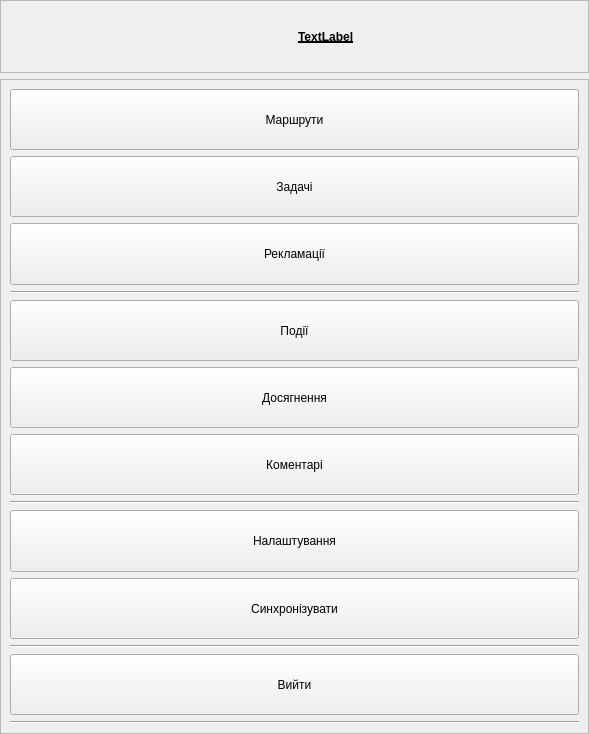
<?xml version="1.0" encoding="UTF-8"?>
<ui version="4.0">
 <class>MainMenu</class>
 <widget class="QWidget" name="MainMenu">
  <property name="geometry">
   <rect>
    <x>0</x>
    <y>0</y>
    <width>589</width>
    <height>734</height>
   </rect>
  </property>
  <property name="windowTitle">
   <string>Form</string>
  </property>
  <layout class="QVBoxLayout" name="verticalLayout_2">
   <property name="spacing">
    <number>6</number>
   </property>
   <property name="leftMargin">
    <number>0</number>
   </property>
   <property name="topMargin">
    <number>0</number>
   </property>
   <property name="rightMargin">
    <number>0</number>
   </property>
   <property name="bottomMargin">
    <number>0</number>
   </property>
   <item>
    <widget class="QFrame" name="top_frame">
     <property name="sizePolicy">
      <sizepolicy hsizetype="Preferred" vsizetype="Preferred">
       <horstretch>0</horstretch>
       <verstretch>10</verstretch>
      </sizepolicy>
     </property>
     <property name="styleSheet">
      <string notr="true">/*background-color: rgb(0, 0, 127);*/
</string>
     </property>
     <property name="frameShape">
      <enum>QFrame::StyledPanel</enum>
     </property>
     <property name="frameShadow">
      <enum>QFrame::Raised</enum>
     </property>
     <layout class="QHBoxLayout" name="horizontalLayout">
      <item>
       <widget class="PixmapLabel" name="label">
        <property name="text">
         <string/>
        </property>
        <property name="pixmap">
         <pixmap resource="../../resources.qrc">:/pics/logo_3.png</pixmap>
        </property>
       </widget>
      </item>
      <item>
       <widget class="QLabel" name="AccountLabel">
        <property name="font">
         <font>
          <weight>75</weight>
          <bold>true</bold>
          <underline>true</underline>
         </font>
        </property>
        <property name="styleSheet">
         <string notr="true">/*color: rgb(255, 255, 255);
background-color: rgb(0, 0, 127);*/</string>
        </property>
        <property name="text">
         <string>TextLabel</string>
        </property>
       </widget>
      </item>
     </layout>
    </widget>
   </item>
   <item>
    <widget class="QFrame" name="menu_frame">
     <property name="sizePolicy">
      <sizepolicy hsizetype="Preferred" vsizetype="Preferred">
       <horstretch>0</horstretch>
       <verstretch>90</verstretch>
      </sizepolicy>
     </property>
     <property name="frameShape">
      <enum>QFrame::StyledPanel</enum>
     </property>
     <property name="frameShadow">
      <enum>QFrame::Raised</enum>
     </property>
     <layout class="QVBoxLayout" name="verticalLayout">
      <item>
       <widget class="QPushButton" name="routesBtn">
        <property name="sizePolicy">
         <sizepolicy hsizetype="Minimum" vsizetype="Preferred">
          <horstretch>0</horstretch>
          <verstretch>0</verstretch>
         </sizepolicy>
        </property>
        <property name="text">
         <string>Маршрути</string>
        </property>
        <property name="icon">
         <iconset resource="../../resources.qrc">
          <normaloff>:/pics/original/route_ico.png</normaloff>:/pics/original/route_ico.png</iconset>
        </property>
        <property name="iconSize">
         <size>
          <width>48</width>
          <height>48</height>
         </size>
        </property>
       </widget>
      </item>
      <item>
       <widget class="QPushButton" name="tasksBtn">
        <property name="sizePolicy">
         <sizepolicy hsizetype="Minimum" vsizetype="Preferred">
          <horstretch>0</horstretch>
          <verstretch>0</verstretch>
         </sizepolicy>
        </property>
        <property name="text">
         <string>Задачі</string>
        </property>
        <property name="icon">
         <iconset resource="../../resources.qrc">
          <normaloff>:/pics/original/task_ico.png</normaloff>:/pics/original/task_ico.png</iconset>
        </property>
        <property name="iconSize">
         <size>
          <width>48</width>
          <height>48</height>
         </size>
        </property>
        <property name="flat">
         <bool>false</bool>
        </property>
       </widget>
      </item>
      <item>
       <widget class="QPushButton" name="reclamationBtn">
        <property name="sizePolicy">
         <sizepolicy hsizetype="Minimum" vsizetype="Preferred">
          <horstretch>0</horstretch>
          <verstretch>0</verstretch>
         </sizepolicy>
        </property>
        <property name="text">
         <string>Рекламації</string>
        </property>
        <property name="icon">
         <iconset resource="../../resources.qrc">
          <normaloff>:/pics/original/bad_route_ico.png</normaloff>:/pics/original/bad_route_ico.png</iconset>
        </property>
        <property name="iconSize">
         <size>
          <width>48</width>
          <height>48</height>
         </size>
        </property>
       </widget>
      </item>
      <item>
       <widget class="Line" name="line">
        <property name="orientation">
         <enum>Qt::Horizontal</enum>
        </property>
       </widget>
      </item>
      <item>
       <widget class="QPushButton" name="eventsBtn">
        <property name="sizePolicy">
         <sizepolicy hsizetype="Minimum" vsizetype="Preferred">
          <horstretch>0</horstretch>
          <verstretch>0</verstretch>
         </sizepolicy>
        </property>
        <property name="text">
         <string>Події</string>
        </property>
        <property name="icon">
         <iconset resource="../../resources.qrc">
          <normaloff>:/pics/original/event_ico.png</normaloff>:/pics/original/event_ico.png</iconset>
        </property>
        <property name="iconSize">
         <size>
          <width>48</width>
          <height>48</height>
         </size>
        </property>
       </widget>
      </item>
      <item>
       <widget class="QPushButton" name="archivmentsBtn">
        <property name="enabled">
         <bool>true</bool>
        </property>
        <property name="sizePolicy">
         <sizepolicy hsizetype="Minimum" vsizetype="Preferred">
          <horstretch>0</horstretch>
          <verstretch>0</verstretch>
         </sizepolicy>
        </property>
        <property name="text">
         <string>Досягнення</string>
        </property>
        <property name="icon">
         <iconset resource="../../resources.qrc">
          <normaloff>:/pics/original/achievement_ico.png</normaloff>:/pics/original/achievement_ico.png</iconset>
        </property>
        <property name="iconSize">
         <size>
          <width>48</width>
          <height>48</height>
         </size>
        </property>
       </widget>
      </item>
      <item>
       <widget class="QPushButton" name="commentsBtn">
        <property name="sizePolicy">
         <sizepolicy hsizetype="Minimum" vsizetype="Preferred">
          <horstretch>0</horstretch>
          <verstretch>0</verstretch>
         </sizepolicy>
        </property>
        <property name="text">
         <string>Коментарі</string>
        </property>
        <property name="icon">
         <iconset resource="../../resources.qrc">
          <normaloff>:/pics/original/comment_ico.png</normaloff>:/pics/original/comment_ico.png</iconset>
        </property>
        <property name="iconSize">
         <size>
          <width>48</width>
          <height>48</height>
         </size>
        </property>
       </widget>
      </item>
      <item>
       <widget class="Line" name="line_3">
        <property name="orientation">
         <enum>Qt::Horizontal</enum>
        </property>
       </widget>
      </item>
      <item>
       <widget class="QPushButton" name="settingsBtn">
        <property name="sizePolicy">
         <sizepolicy hsizetype="Minimum" vsizetype="Preferred">
          <horstretch>0</horstretch>
          <verstretch>0</verstretch>
         </sizepolicy>
        </property>
        <property name="text">
         <string>Налаштування</string>
        </property>
        <property name="icon">
         <iconset resource="../../resources.qrc">
          <normaloff>:/pics/original/settings1_ico.png</normaloff>:/pics/original/settings1_ico.png</iconset>
        </property>
        <property name="iconSize">
         <size>
          <width>48</width>
          <height>48</height>
         </size>
        </property>
       </widget>
      </item>
      <item>
       <widget class="QPushButton" name="syncButton">
        <property name="sizePolicy">
         <sizepolicy hsizetype="Minimum" vsizetype="Preferred">
          <horstretch>0</horstretch>
          <verstretch>0</verstretch>
         </sizepolicy>
        </property>
        <property name="text">
         <string>Синхронізувати</string>
        </property>
        <property name="icon">
         <iconset resource="../../resources.qrc">
          <normaloff>:/pics/sync.png</normaloff>:/pics/sync.png</iconset>
        </property>
        <property name="iconSize">
         <size>
          <width>48</width>
          <height>48</height>
         </size>
        </property>
       </widget>
      </item>
      <item>
       <widget class="Line" name="line_4">
        <property name="orientation">
         <enum>Qt::Horizontal</enum>
        </property>
       </widget>
      </item>
      <item>
       <widget class="QPushButton" name="exitBtn">
        <property name="sizePolicy">
         <sizepolicy hsizetype="Minimum" vsizetype="Preferred">
          <horstretch>0</horstretch>
          <verstretch>0</verstretch>
         </sizepolicy>
        </property>
        <property name="text">
         <string>Вийти</string>
        </property>
        <property name="icon">
         <iconset resource="../../resources.qrc">
          <normaloff>:/pics/original/logout_ico.png</normaloff>:/pics/original/logout_ico.png</iconset>
        </property>
        <property name="iconSize">
         <size>
          <width>48</width>
          <height>48</height>
         </size>
        </property>
       </widget>
      </item>
      <item>
       <widget class="Line" name="line_2">
        <property name="orientation">
         <enum>Qt::Horizontal</enum>
        </property>
       </widget>
      </item>
     </layout>
    </widget>
   </item>
  </layout>
 </widget>
 <customwidgets>
  <customwidget>
   <class>PixmapLabel</class>
   <extends>QLabel</extends>
   <header location="global">widgets/pixmaplabel.h</header>
  </customwidget>
 </customwidgets>
 <resources>
  <include location="../../resources.qrc"/>
 </resources>
 <connections/>
</ui>
